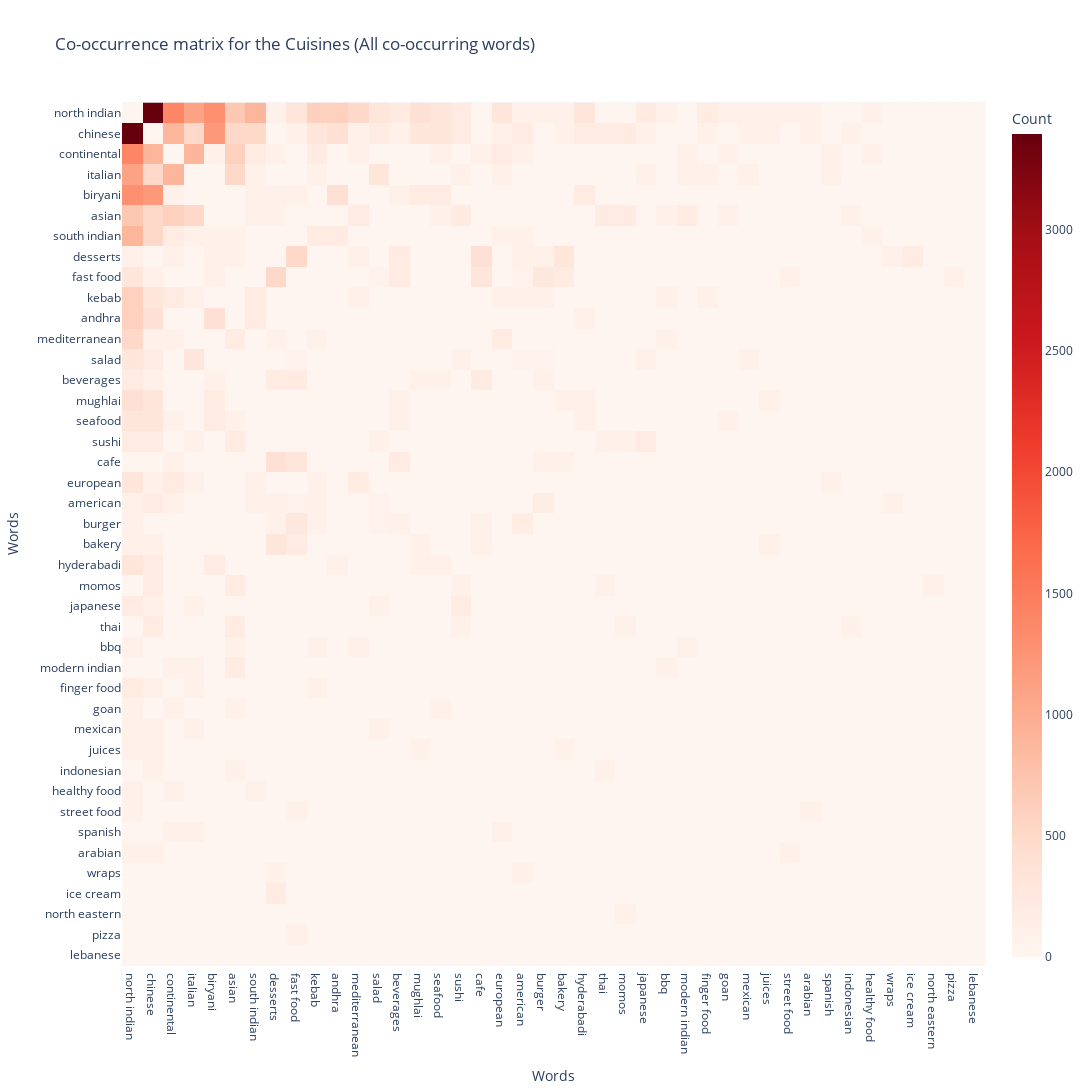

Here is the notebook cell this chart was saved with:
### Code cell
fig = px.imshow(cuisines_cooccurrence_window.iloc[:, :], color_continuous_scale='reds', 
                labels=dict(x="Words", y="Words", color="Count"),
                title="Co-occurrence matrix for the Cuisines (All co-occurring words)", 
                width=1200, height=1200)

fig.show()

### Figure 1 — Plotly figure (JSON) as saved in the notebook; plotly's stock layout.template omitted (floating-point values rounded to 4 significant figures; data arrays with more than 128 entries replaced by an {"elided": "..."} marker saying what was removed)
{"data": [{"coloraxis": "coloraxis", "hovertemplate": "Words: %{x}<br>Words: %{y}<br>Count: %{z}<extra></extra>", "name": "0", "type": "heatmap", "x": ["north indian", "chinese", "continental", "italian", "biryani", "asian", "south indian", "desserts", "fast food", "kebab", "andhra", "mediterranean", "salad", "beverages", "mughlai", "seafood", "sushi", "cafe", "european", "american", "burger", "bakery", "hyderabadi", "thai", "momos", "japanese", "bbq", "modern indian", "finger food", "goan", "mexican", "juices", "street food", "arabian", "spanish", "indonesian", "healthy food", "wraps", "ice cream", "north eastern", "pizza", "lebanese"], "xaxis": "x", "y": ["north indian", "chinese", "continental", "italian", "biryani", "asian", "south indian", "desserts", "fast food", "kebab", "andhra", "mediterranean", "salad", "beverages", "mughlai", "seafood", "sushi", "cafe", "european", "american", "burger", "bakery", "hyderabadi", "momos", "japanese", "thai", "bbq", "modern indian", "finger food", "goan", "mexican", "juices", "indonesian", "healthy food", "street food", "spanish", "arabian", "wraps", "ice cream", "north eastern", "pizza", "lebanese"], "yaxis": "y", "z": {"elided": "42x42 int values"}}], "layout": {"coloraxis": {"colorbar": {"title": {"text": "Count"}}, "colorscale": [[0, "rgb(255,245,240)"], [0.125, "rgb(254,224,210)"], [0.25, "rgb(252,187,161)"], [0.375, "rgb(252,146,114)"], [0.5, "rgb(251,106,74)"], [0.625, "rgb(239,59,44)"], [0.75, "rgb(203,24,29)"], [0.875, "rgb(165,15,21)"], [1, "rgb(103,0,13)"]]}, "height": 1200, "title": {"text": "Co-occurrence matrix for the Cuisines (All co-occurring words)"}, "width": 1200, "xaxis": {"anchor": "y", "constrain": "domain", "domain": [0, 1], "scaleanchor": "y", "title": {"text": "Words"}}, "yaxis": {"anchor": "x", "autorange": "reversed", "constrain": "domain", "domain": [0, 1], "title": {"text": "Words"}}}}
